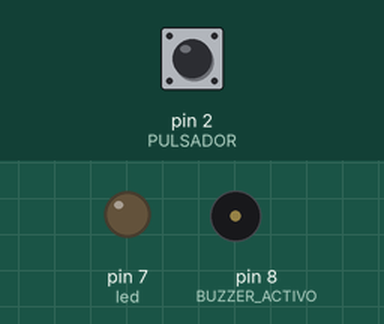
Simulated run of this sketch. Board: Arduino Uno, built with avr-gcc and run on an emulated ATmega328P. Parts: output pins drawn as LEDs (lit = HIGH), buzzer (waves = sounding, pin HIGH). Dashed ring = blinking. The test bench sets the inputs (shaded band); at power-on: pin 2 (PULSADOR) HIGH.

Above: at 1.2 s.
1.3 s: pin 2 (PULSADOR) pulled LOW for 0.15 s
At 1.45 s:
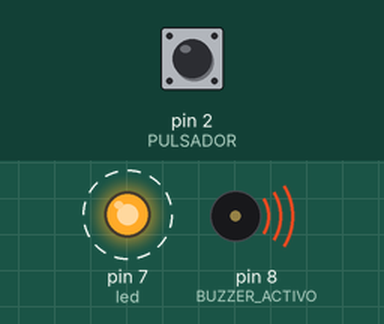
4.3 s: pin 2 (PULSADOR) pulled LOW for 1 s
At 7.0 s:
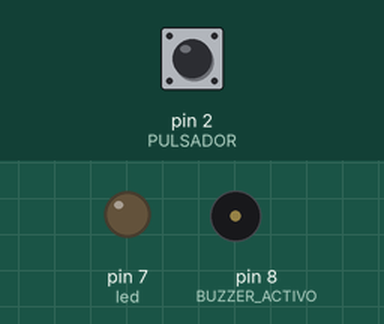
7.3 s: pin 2 (PULSADOR) pulled LOW for 3.2 s
At 7.45 s:
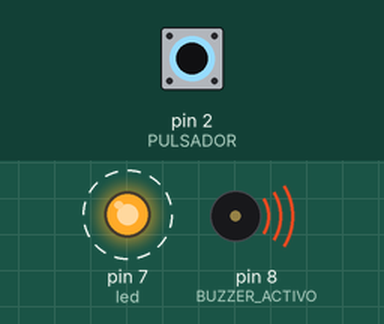
Timing chart, 0 to 12.7 s (numbered marks = the images above; inputs shaded):
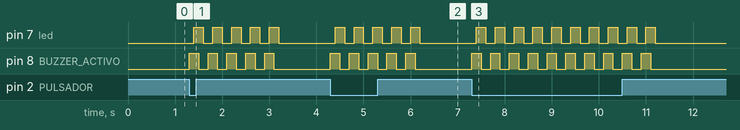

Measured:
- after the input at 1.3 s, pin 7 (led): alternates HIGH for 0.20 s and LOW for 0.20 s, 10 changes in all, then stays LOW, starting after 0.10 s; pin 8 (BUZZER_ACTIVO): alternates HIGH for 0.20 s and LOW for 0.20 s, 10 changes in all, then stays LOW, starting at once
- after the input at 4.3 s, pin 7 (led): alternates HIGH for 0.20 s and LOW for 0.20 s, 10 changes in all, then stays LOW, starting after 0.10 s; pin 8 (BUZZER_ACTIVO): alternates HIGH for 0.20 s and LOW for 0.20 s, 10 changes in all, then stays LOW, starting at once
- after the input at 7.3 s, pin 7 (led): alternates HIGH for 0.20 s and LOW for 0.20 s, 20 changes in all, then stays LOW, starting after 0.10 s; pin 8 (BUZZER_ACTIVO): alternates HIGH for 0.20 s and LOW for 0.20 s, 20 changes in all, then stays LOW, starting at once

The sketch:

ALARMA.ino
```cpp
#define PULSADOR 2
#define BUZZER_ACTIVO 8
int led=7;

void setup() {
  pinMode(PULSADOR, INPUT_PULLUP);
  pinMode(BUZZER_ACTIVO, OUTPUT);
  pinMode(led, OUTPUT);

}

void loop() {
  if(digitalRead(PULSADOR) == LOW){
    for(int i=0 ; i<5 ; i++){
      digitalWrite(BUZZER_ACTIVO, HIGH);
      delay(100);
      digitalWrite(led, HIGH);
      delay(100);
      digitalWrite(BUZZER_ACTIVO, LOW);
      delay(100);
      digitalWrite(led, LOW);;
      delay(100);
      }
    }
}
```
